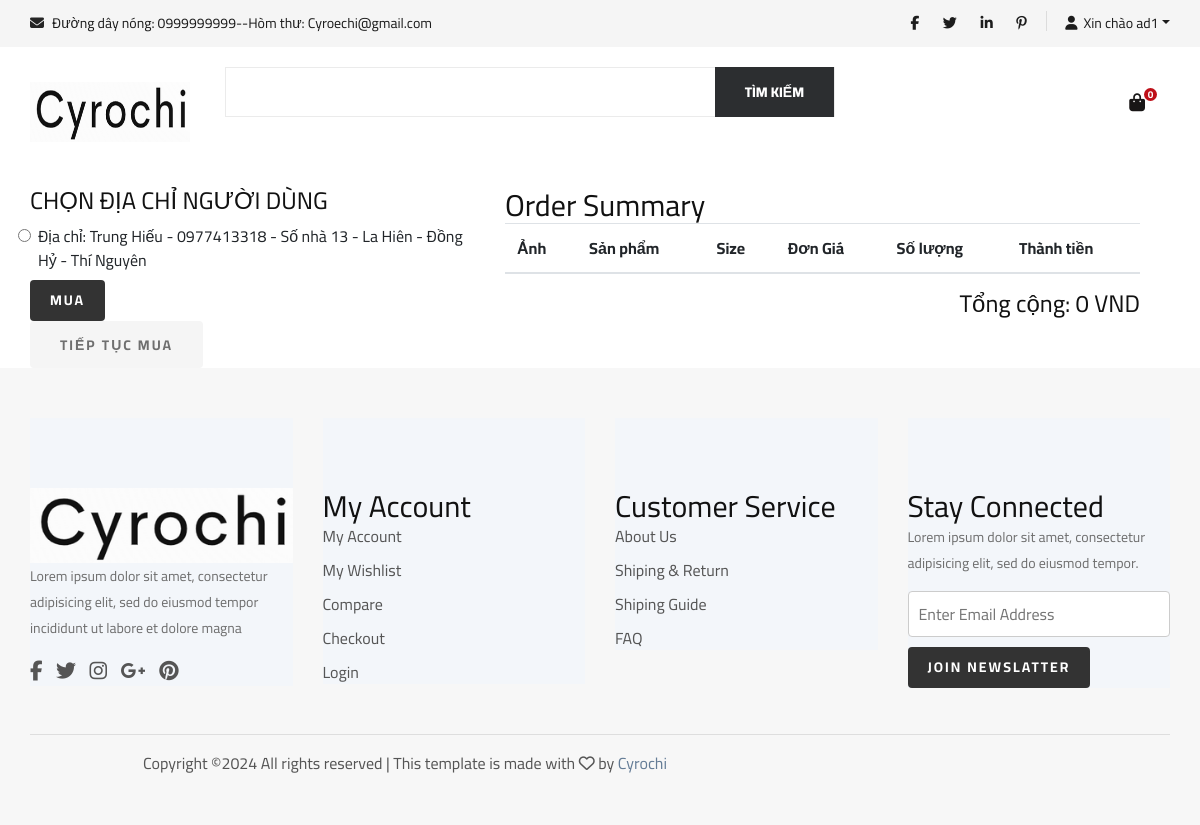
Screenshot of /checkout/ (signed in) with the database file from the repository.
### app/models.py (models this page shows, shortened)
class Adress(models.Model):
    customer = models.ForeignKey(User, on_delete=models.SET_NULL, null=True, blank=True)
    name_user = models.CharField(max_length=200, null=True)
    adress = models.CharField(max_length=200, null=True)
    city = models.CharField(max_length=200, null=True)
    mobile = models.CharField(max_length=200, null=True)
    district = models.CharField(max_length=200, null=True)
    commune = models.CharField(max_length=200, null=True)
    date_added = models.DateTimeField(auto_now_add=True)

### app/python/app/checkout.py (the view)
# urls.py: path('checkout/', views.checkout, name="checkout"),
def checkout(request):
    check_staff = request.user
    if check_staff.is_staff:
        print('admin')
        show_manage = 'show'
    else:
        print('not admin')
        show_manage = 'none'
    slide_hidden = "hidden"
    fixed_height = "20px"
    categories = Category.objects.filter(is_sub=False)  # lấy các danh mục lớn
    form = AddressForm()
    total_all = 0
    count = 0
    if request.user.is_authenticated:
        customer = request.user
        allAddress = Adress.objects.filter(customer=customer)
        items = Cart.objects.filter(user=customer)
        user_not_login = "none"
        user_login = "show"
        for item in items:
            print(item)
            item.total = item.product.price * item.quantity
            total_all += item.product.price * item.quantity
            count += item.quantity
            item.price = "{:,.0f}".format(item.product.price)
    else:
        allAddress = None
        order = None
        items = []
        user_not_login = "show"
        user_login = "none"
    if allAddress is not None and allAddress.exists():
        form_hidden = "hidden"
        form_show = "show"
    else:
        form_hidden = "show"
        form_show = "hidden"
    total_all = "{:,.0f}".format(total_all)
    context = {'categories':categories,
               'items': items,
               'total_all': total_all,
               'count': count,
               'user_login': user_login,
               'user_not_login': user_not_login,
               'form': form, 'allAddress': allAddress,
               'form_hidden': form_hidden,
               'form_show': form_show,
               'slide_hidden': slide_hidden,
               'fixed_height': fixed_height,
               'show_manage': show_manage,
               }
    return render(request, 'app/checkout.html', context)

### app/templates/app/checkout.html (shortened to what this page needs)
{% extends 'app/base.html' %}
{% load static %}
{% block content_checkout %}
    <div class="container">
        <div class="row" style="width:100%">
            <div class="col-md-5">
                <div class="box-element" id="form-wrapper">
                    <form id="form" method="POST" action="">
                        {% if form_show == "show" %}
                        <div id="shipping-info" class="form-show">
                            <h4>CHỌN ĐỊA CHỈ NGƯỜI DÙNG</h4>
                                {% for address in allAddress %}
                                    <div class="form-check p-2">
                                        <input class="form-check-input" type="radio" name="address" id="address{{ forloop.counter }}" value="{{ forloop.counter }}"
                                               data-id="{{  address.id }}" data-name="{{  address.name_user }}" data-moblie="{{ address.mobile }}" data-address="{{ address.adress }}"
                                               data-commune="{{ address.commune }}" data-district="{{ address.district }}" data-city="{{ address.city }}">
                                        <label class="form-check-label" for="address{{ forloop.counter }}">
                                            Địa chỉ: {{ address.name_user }} - {{ address.mobile }} - {{ address.adress }}
                                             - {{ address.commune }} - {{ address.district }} - {{ address.city }}
                                        </label>
                                    </div>
                                {% endfor %}
                            </div>
                        {% endif %}
                        <button id="submit-button" type="submit" class="btn primary-btn btn-sm"><a style="color: white" href="{% url 'address' %}">Mua</a></button>
                    </form>
                </div>
            </div>
            <div class="col-md-7">
                <div class="box-element">
                    <h3>Order Summary</h3>
                    <table class="table">
                        <thead>
                          <tr>
                            <th>Ảnh</th>
                            <th>Sản phẩm</th>
                            <th>Size</th>
                            <th>Đơn Giá</th>
                            <th>Số lượng</th>
                            <th>Thành tiền</th>
                          </tr>
                        </thead>
                      </table>
                      <div class="text-right">
                        <h4>Tổng cộng: {{total_all }} VND</h4>
                      </div>
                </div>
            </div>
        </div>
        <div class="shoping__cart__btns">
            <a href="{% url 'home' %}" class="primary-btn cart-btn">Tiếp tục mua</a>
        </div>
    </div>
{% endblock content_checkout %}

### app/templates/app/base.html (shortened to what this page needs)
{% load static %}
<!DOCTYPE html>
<html>
    <head>
        <link rel="stylesheet" href="https://cdnjs.cloudflare.com/ajax/libs/font-awesome/6.4.2/css/all.min.css">
        <link rel="stylesheet" href="{%static 'app/css/bootstrap.min.css' %}">
        <link rel="stylesheet" href="{%static 'app/css/font-awesome.min.css' %}">
        <link rel="stylesheet" href="{%static 'app/css/elegant-icons.css' %}">
        <link rel="stylesheet" href="{%static 'app/css/nice-select.css' %}">
        <link rel="stylesheet" href="{%static 'app/css/jquery-ui.min.css' %}">
        <link rel="stylesheet" href="{%static 'app/css/owl.carousel.min.css' %}">
        <link rel="stylesheet" href="{%static 'app/css/slicknav.min.css' %}">
        <link rel="stylesheet" href="{%static 'app/css/style.css' %}">
        <link rel="stylesheet" href="{%static 'app/sass/style.scss' %}">
    </head>
    <body>
    <header class="header">
        <div class="header__top">
            <div class="container">
                <div class="row">
                    <div class="col-lg-6 col-md-6">
                        <div class="header__top__left">
                            <ul>
                                <li><i class="fa fa-envelope"></i> Đường dây nóng: 0999999999--Hòm thư: Cyroechi@gmail.com</li>
                            </ul>
                        </div>
                    </div>
                    <div class="col-lg-6 col-md-6">
                        <div class="header__top__right">
                            <div class="header__top__right__social">
                                <a href="#"><i class="fa fa-facebook"></i></a>
                                <a href="#"><i class="fa fa-twitter"></i></a>
                                <a href="#"><i class="fa fa-linkedin"></i></a>
                                <a href="#"><i class="fa fa-pinterest-p"></i></a>
                            </div>
                            <div class="header__top__right__auth dropdown " style="display: {{ user_login }}">
                                <a class="dropdown-toggle" type="button" id="dropdownMenuButton" data-bs-toggle="dropdown" aria-haspopup="true"
                                aria-expanded="false"  href="{% url 'login' %} " ><i class="fa fa-user"></i>Xin chào {{request.user}}</a>
                            </div>
                        </div>
                    </div>
                </div>
            </div>
        </div>
        <section style="padding-top: 20px;" class="hero hero-normal">
            <div class="container">
                <div class="row">
                    <div class="col-lg-2">
                        <div class="header__logo">
                            <a href="{% url 'home' %}"><img src="{% static 'app/images/logoo.png'%}" width="160" height="60" alt=""></a>
                        </div>
                    </div>
                    <div class="col-lg-9 " style="height: {{ fixed_height }}">
                        <div class="hero__search">
                            <div class="hero__search__form">
                                <form method="POST" action="{% url 'search' %}">
                                    <input type="text" placeholder="" name="searched"    >
                                    <button type="submit" class="site-btn">Tìm kiếm</button>
                                </form>
                            </div>
                        </div>
                    </div>
                    <div class="col-lg-1">
                        <div class="header__cart">
                            <ul>
                                <li><a href="{% url 'cart' %}"><i class="fa fa-shopping-bag"></i> <span>{{count}}</span></a></li>
                            </ul>
                        </div>
                    </div>
                </div>
            </div>
        </section>
    </header>
          {% block content_checkout %}{% endblock content_checkout %}
    <footer id="footer" class="section section-grey">
		<div class="container">
			<div class="row">
				<div class="col-md-3 col-sm-6 col-xs-6">
					<div class="footer">
						<div class="footer-logo">
							<a class="logo" href="#">
                                <a href="{% url 'home' %}"><img src="{% static 'app/images/logoo.png' %}" alt=""></a>
		          </a>
						</div>
						<p>Lorem ipsum dolor sit amet, consectetur adipisicing elit, sed do eiusmod tempor incididunt ut labore et dolore magna</p>
						<ul class="footer-social">
							<li><a href="#"><i class="fa fa-facebook"></i></a></li>
							<li><a href="#"><i class="fa fa-twitter"></i></a></li>
							<li><a href="#"><i class="fa fa-instagram"></i></a></li>
							<li><a href="#"><i class="fa fa-google-plus"></i></a></li>
							<li><a href="#"><i class="fa fa-pinterest"></i></a></li>
						</ul>
					</div>
				</div>
				<div class="col-md-3 col-sm-6 col-xs-6">
					<div class="footer">
						<h3 class="footer-header">My Account</h3>
						<ul class="list-links">
							<li><a href="#">My Account</a></li>
							<li><a href="#">My Wishlist</a></li>
							<li><a href="#">Compare</a></li>
							<li><a href="#">Checkout</a></li>
							<li><a href="#">Login</a></li>
						</ul>
					</div>
				</div>
				<div class="col-md-3 col-sm-6 col-xs-6">
					<div class="footer">
						<h3 class="footer-header">Customer Service</h3>
						<ul class="list-links">
							<li><a href="#">About Us</a></li>
							<li><a href="#">Shiping & Return</a></li>
							<li><a href="#">Shiping Guide</a></li>
							<li><a href="#">FAQ</a></li>
						</ul>
					</div>
				</div>
				<div class="col-md-3 col-sm-6 col-xs-6">
					<div class="footer">
						<h3 class="footer-header">Stay Connected</h3>
						<p>Lorem ipsum dolor sit amet, consectetur adipisicing elit, sed do eiusmod tempor.</p>
						<form>
							<div class="form-group">
								<input class="input" placeholder="Enter Email Address">
							</div>
							<button class="primary-btn">Join Newslatter</button>
						</form>
					</div>
				</div>
			</div>
			<hr>
			<div class="row">
				<div class="col-md-8 col-md-offset-2 text-center">
					<div class="footer-copyright">
						Copyright &copy;<script>document.write(new Date().getFullYear());</script> All rights reserved | This template is made with <i class="fa fa-heart-o" aria-hidden="true"></i> by <a href="" target="_blank">Cyrochi</a>
					</div>
				</div>
			</div>
		</div>
	</footer>
    </body>
</html>

### rows the page displays
Adress: name_user "Trung Hiếu", mobile "0977413318", adress "Số nhà 13", commune "La Hiên", district "Đồng Hỷ", city "Thí Nguyên"

### other values shown
{{ request.user }} "ad1"
{{ count }} "0"
{{ total_all }} "0"
